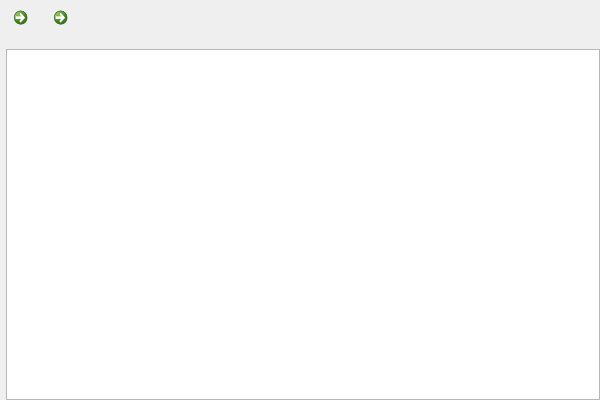
<?xml version="1.0" encoding="UTF-8"?>
<ui version="4.0">
 <class>DownloadsPage</class>
 <widget class="QWidget" name="DownloadsPage">
  <property name="geometry">
   <rect>
    <x>0</x>
    <y>0</y>
    <width>600</width>
    <height>400</height>
   </rect>
  </property>
  <layout class="QVBoxLayout" name="verticalLayout">
   <property name="leftMargin">
    <number>6</number>
   </property>
   <property name="topMargin">
    <number>0</number>
   </property>
   <property name="rightMargin">
    <number>0</number>
   </property>
   <property name="bottomMargin">
    <number>0</number>
   </property>
   <item>
    <layout class="QHBoxLayout" name="horizontalLayout">
     <item>
      <widget class="QCommandLinkButton" name="btnAddDownload">
       <property name="maximumSize">
        <size>
         <width>34</width>
         <height>16777215</height>
        </size>
       </property>
       <property name="toolTip">
        <string>Add Download (Ctrl+N)</string>
       </property>
       <property name="icon">
        <iconset resource="../../resources.qrc">
         <normaloff>:/Resources/Add.png</normaloff>:/Resources/Add.png</iconset>
       </property>
       <property name="shortcut">
        <string>Ctrl+N</string>
       </property>
      </widget>
     </item>
     <item>
      <widget class="QCommandLinkButton" name="btnClearCompletedDownloads">
       <property name="maximumSize">
        <size>
         <width>34</width>
         <height>16777215</height>
        </size>
       </property>
       <property name="toolTip">
        <string>Clear Downloads (Ctrl+Delete)</string>
       </property>
       <property name="icon">
        <iconset resource="../../resources.qrc">
         <normaloff>:/Resources/Delete.png</normaloff>:/Resources/Delete.png</iconset>
       </property>
       <property name="shortcut">
        <string>Ctrl+Del</string>
       </property>
      </widget>
     </item>
     <item>
      <spacer name="horizontalSpacer">
       <property name="orientation">
        <enum>Qt::Horizontal</enum>
       </property>
       <property name="sizeHint" stdset="0">
        <size>
         <width>40</width>
         <height>20</height>
        </size>
       </property>
      </spacer>
     </item>
    </layout>
   </item>
   <item>
    <widget class="QWidget" name="separator1" native="true">
     <property name="minimumSize">
      <size>
       <width>0</width>
       <height>1</height>
      </size>
     </property>
     <property name="maximumSize">
      <size>
       <width>16777215</width>
       <height>1</height>
      </size>
     </property>
    </widget>
   </item>
   <item>
    <widget class="QListWidget" name="listDownloads">
     <property name="editTriggers">
      <set>QAbstractItemView::NoEditTriggers</set>
     </property>
     <property name="alternatingRowColors">
      <bool>true</bool>
     </property>
     <property name="selectionMode">
      <enum>QAbstractItemView::NoSelection</enum>
     </property>
    </widget>
   </item>
  </layout>
 </widget>
 <layoutdefault spacing="6" margin="11"/>
 <resources>
  <include location="../../resources.qrc"/>
 </resources>
 <connections/>
</ui>
